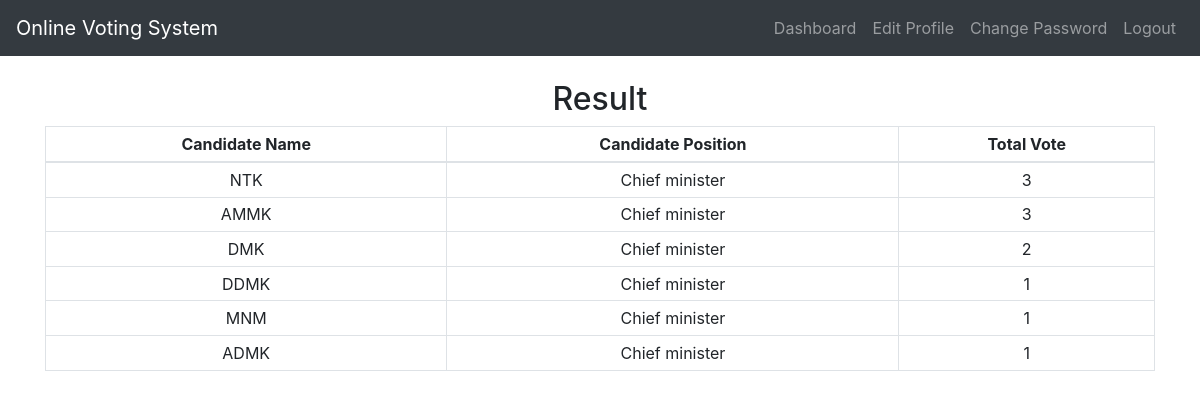
The app's page /result/ (signed in) with its own data.
### poll/models.py (models this page shows, shortened)
class Candidate(models.Model):
    name = models.CharField(max_length=50)
    total_vote = models.IntegerField(default=0, editable=False)
    position = models.ForeignKey(Position, on_delete=models.CASCADE)
    image = models.ImageField(verbose_name="Candidate Pic", upload_to='images/')

class Position(models.Model):
    title = models.CharField(max_length=50, unique=True)
    def __str__(self):
        return self.title

### poll/views.py (the view)
# urls.py: path('result/', views.resultView, name='result'),
@login_required
def resultView(request):
    obj = Candidate.objects.all().order_by('position','-total_vote')
    return render(request, "poll/result.html", {'obj':obj})

### poll/templates/poll/result.html (shortened to what this page needs)
{% extends "poll/base.html" %}
{% block content %}
  <h2 class="text-center">Result</h2>
  <table class="table table-bordered table-sm text-center">
    <thead>
      <tr>
        <th>Candidate Name</th>
        <th>Candidate Position</th>
        <th>Total Vote</th>
      </tr>
    </thead>
    <tbody>
      {% for i in obj %}
        <tr>
          <td>{{ i.name }}</td>
          <td>{{ i.position }}</td>
          <td>{{ i.total_vote }}</td>
        </tr>
      {% endfor %}
    </tbody>
  </table>
{% endblock %}

### poll/templates/poll/base.html (shortened to what this page needs)
<!doctype html>
<html lang="en">
<head>
  <link rel="stylesheet" href="https://stackpath.bootstrapcdn.com/bootstrap/4.4.1/css/bootstrap.min.css">
</head>
<body>
  <nav class="navbar navbar-expand-lg navbar-dark bg-dark">
    <a class="navbar-brand" href="{% url 'home' %}">Online Voting System</a>
    <div class="collapse navbar-collapse" id="navbarNavAltMarkup">
      <div class="navbar-nav ml-auto">
        {% if request.user.is_authenticated %}
          <a class="nav-item nav-link" href="{% url 'dashboard' %}">Dashboard</a>
          <a class="nav-item nav-link" href="{% url 'editprofile' %}">Edit Profile</a>
          <a class="nav-item nav-link" href="{% url 'changepass' %}">Change Password</a>
          <a class="nav-item nav-link" href="{% url 'logout' %}">Logout</a>
        {% else %}
          <a class="nav-item nav-link" href="{% url 'login' %}">Login</a>
          <a class="nav-item nav-link" href="{% url 'registration' %}">Register</a>
        {% endif %}
      </div>
    </div>
  </nav>
  <br>
  <div class="container">
    {% block content %}
    {% endblock %}
  </div>
</body>
</html>

### records on screen
Candidate: name "NTK", position "Chief minister", total_vote "3"
Candidate: name "AMMK", position "Chief minister", total_vote "3"
Candidate: name "DMK", position "Chief minister", total_vote "2"
Candidate: name "DDMK", position "Chief minister", total_vote "1"
Candidate: name "MNM", position "Chief minister", total_vote "1"
Candidate: name "ADMK", position "Chief minister", total_vote "1"
